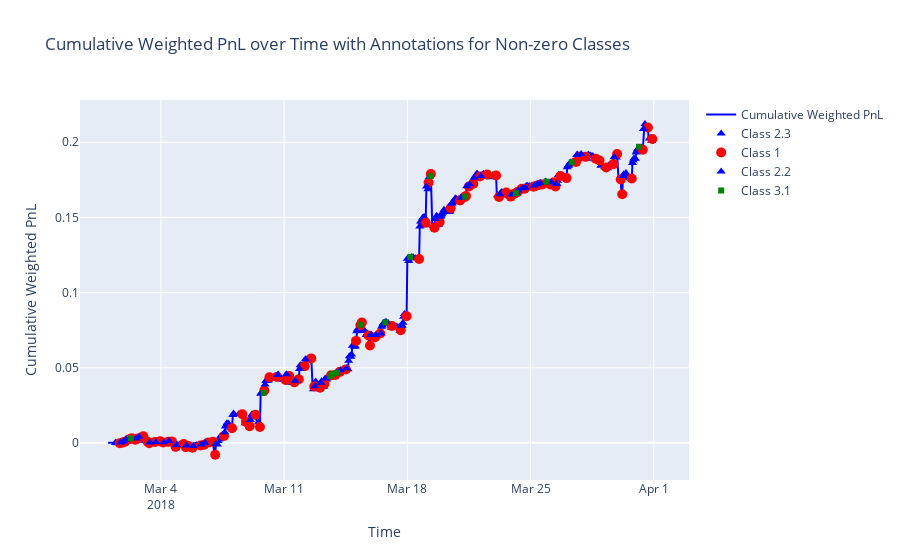

Notebook source saved alongside this figure:
### Code cell
# Define shape and color map for different classes
class_marker_map = {
    '1': {'color': 'red', 'symbol': 'circle', 'size': 10},
    '2.1': {'color': 'blue', 'symbol': 'triangle-up', 'size': 8},
    '2.2': {'color': 'blue', 'symbol': 'triangle-up', 'size': 8},
    '2.3': {'color': 'blue', 'symbol': 'triangle-up', 'size': 8},
    '3.1': {'color': 'green', 'symbol': 'square', 'size': 6},
    '3.2': {'color': 'green', 'symbol': 'square', 'size': 6},
    '3.3': {'color': 'green', 'symbol': 'square', 'size': 6}
}

# Create the plot
fig = go.Figure()

# Add the cumulative weighted PnL line
fig.add_trace(go.Scatter(
    x=strategy_result_copy['ts_hour'],
    y=strategy_result_copy['cumulative_weighted_pnl'],
    mode='lines',
    name='Cumulative Weighted PnL',
    line=dict(color='blue')
))

# Add Class and Weight points to the plot
for class_type in strategy_result_copy['class'].unique():
    if class_type not in class_marker_map:
        continue
    class_df = strategy_result_copy[strategy_result_copy['class'] == class_type]
    marker = class_marker_map[str(class_type)]
    fig.add_trace(go.Scatter(
        x=class_df['ts_hour'],
        y=class_df['cumulative_weighted_pnl'],
        mode='markers',
        name=f'Class {class_type}',
        marker=dict(color=marker['color'], symbol=marker['symbol'], size=marker['size']),
        text=[f"Class: {row['class']}<br>Weight: {row['weight']:.2f}" for index, row in class_df.iterrows()],
        hoverinfo='text'
    ))

# Update layout
fig.update_layout(
    title='Cumulative Weighted PnL over Time with Annotations for Non-zero Classes',
    xaxis_title='Time',
    yaxis_title='Cumulative Weighted PnL',
    # template='plotly_white'
)

# Show the plot
fig.show()

### Figure 1 — Plotly figure (JSON) as saved in the notebook; plotly's stock layout.template omitted (floating-point values rounded to 4 significant figures; data arrays with more than 128 entries replaced by an {"elided": "..."} marker saying what was removed)
{"data": [{"line": {"color": "blue"}, "mode": "lines", "name": "Cumulative Weighted PnL", "type": "scatter", "x": {"elided": "744 str values"}, "y": {"elided": "744 float values"}}, {"hoverinfo": "text", "marker": {"color": "blue", "size": 8, "symbol": "triangle-up"}, "mode": "markers", "name": "Class 2.3", "text": {"elided": "256 str values"}, "type": "scatter", "x": {"elided": "256 str values"}, "y": {"elided": "256 float values"}}, {"hoverinfo": "text", "marker": {"color": "red", "size": 10, "symbol": "circle"}, "mode": "markers", "name": "Class 1", "text": ["Class: 1<br>Weight: 1.00", "Class: 1<br>Weight: 1.00", "Class: 1<br>Weight: 1.00", "Class: 1<br>Weight: 1.00", "Class: 1<br>Weight: 1.00", "Class: 1<br>Weight: 1.00", "Class: 1<br>Weight: 1.00", "Class: 1<br>Weight: 1.00", "Class: 1<br>Weight: 1.00", "Class: 1<br>Weight: 1.00", "Class: 1<br>Weight: 1.00", "Class: 1<br>Weight: 1.00", "Class: 1<br>Weight: 1.00", "Class: 1<br>Weight: 1.00", "Class: 1<br>Weight: 1.00", "Class: 1<br>Weight: 1.00", "Class: 1<br>Weight: 1.00", "Class: 1<br>Weight: 1.00", "Class: 1<br>Weight: 1.00", "Class: 1<br>Weight: 1.00", "Class: 1<br>Weight: 1.00", "Class: 1<br>Weight: 1.00", "Class: 1<br>Weight: 1.00", "Class: 1<br>Weight: 1.00", "Class: 1<br>Weight: 1.00", "Class: 1<br>Weight: 1.00", "Class: 1<br>Weight: 1.00", "Class: 1<br>Weight: 1.00", "Class: 1<br>Weight: 1.00", "Class: 1<br>Weight: 1.00", "Class: 1<br>Weight: 1.00", "Class: 1<br>Weight: 1.00", "Class: 1<br>Weight: 1.00", "Class: 1<br>Weight: 1.00", "Class: 1<br>Weight: 1.00", "Class: 1<br>Weight: 1.00", "Class: 1<br>Weight: 1.00", "Class: 1<br>Weight: 1.00", "Class: 1<br>Weight: 1.00", "Class: 1<br>Weight: 1.00", "Class: 1<br>Weight: 1.00", "Class: 1<br>Weight: 1.00", "Class: 1<br>Weight: 1.00", "Class: 1<br>Weight: 1.00", "Class: 1<br>Weight: 1.00", "Class: 1<br>Weight: 1.00", "Class: 1<br>Weight: 1.00", "Class: 1<br>Weight: 1.00", "Class: 1<br>Weight: 1.00", "Class: 1<br>Weight: 1.00", "Class: 1<br>Weight: 1.00", "Class: 1<br>Weight: 1.00", "Class: 1<br>Weight: 1.00", "Class: 1<br>Weight: 1.00", "Class: 1<br>Weight: 1.00", "Class: 1<br>Weight: 1.00", "Class: 1<br>Weight: 1.00", "Class: 1<br>Weight: 1.00", "Class: 1<br>Weight: 1.00", "Class: 1<br>Weight: 1.00", "Class: 1<br>Weight: 1.00", "Class: 1<br>Weight: 1.00", "Class: 1<br>Weight: 1.00", "Class: 1<br>Weight: 1.00", "Class: 1<br>Weight: 1.00", "Class: 1<br>Weight: 1.00", "Class: 1<br>Weight: 1.00", "Class: 1<br>Weight: 1.00", "Class: 1<br>Weight: 1.00", "Class: 1<br>Weight: 1.00", "Class: 1<br>Weight: 1.00", "Class: 1<br>Weight: 1.00", "Class: 1<br>Weight: 1.00", "Class: 1<br>Weight: 1.00", "Class: 1<br>Weight: 1.00", "Class: 1<br>Weight: 1.00", "Class: 1<br>Weight: 1.00", "Class: 1<br>Weight: 1.00", "Class: 1<br>Weight: 1.00", "Class: 1<br>Weight: 1.00", "Class: 1<br>Weight: 1.00", "Class: 1<br>Weight: 1.00", "Class: 1<br>Weight: 1.00", "Class: 1<br>Weight: 1.00", "Class: 1<br>Weight: 1.00", "Class: 1<br>Weight: 1.00", "Class: 1<br>Weight: 1.00", "Class: 1<br>Weight: 1.00", "Class: 1<br>Weight: 1.00", "Class: 1<br>Weight: 1.00", "Class: 1<br>Weight: 1.00", "Class: 1<br>Weight: 1.00", "Class: 1<br>Weight: 1.00", "Class: 1<br>Weight: 1.00", "Class: 1<br>Weight: 1.00", "Class: 1<br>Weight: 1.00", "Class: 1<br>Weight: 1.00", "Class: 1<br>Weight: 1.00", "Class: 1<br>Weight: 1.00", "Class: 1<br>Weight: 1.00", "Class: 1<br>Weight: 1.00", "Class: 1<br>Weight: 1.00", "Class: 1<br>Weight: 1.00", "Class: 1<br>Weight: 1.00"], "type": "scatter", "x": ["2018-03-01T16:00:00", "2018-03-01T20:00:00", "2018-03-01T23:00:00", "2018-03-02T06:00:00", "2018-03-02T08:00:00", "2018-03-02T13:00:00", "2018-03-02T17:00:00", "2018-03-03T00:00:00", "2018-03-03T06:00:00", "2018-03-03T08:00:00", "2018-03-03T16:00:00", "2018-03-03T23:00:00", "2018-03-04T03:00:00", "2018-03-04T10:00:00", "2018-03-04T15:00:00", "2018-03-04T20:00:00", "2018-03-05T07:00:00", "2018-03-05T10:00:00", "2018-03-05T13:00:00", "2018-03-05T19:00:00", "2018-03-06T06:00:00", "2018-03-06T11:00:00", "2018-03-06T17:00:00", "2018-03-06T23:00:00", "2018-03-07T02:00:00", "2018-03-07T14:00:00", "2018-03-08T01:00:00", "2018-03-08T15:00:00", "2018-03-08T20:00:00", "2018-03-09T01:00:00", "2018-03-09T09:00:00", "2018-03-09T15:00:00", "2018-03-09T21:00:00", "2018-03-10T04:00:00", "2018-03-10T14:00:00", "2018-03-11T02:00:00", "2018-03-11T07:00:00", "2018-03-11T14:00:00", "2018-03-11T20:00:00", "2018-03-12T04:00:00", "2018-03-12T13:00:00", "2018-03-12T17:00:00", "2018-03-13T01:00:00", "2018-03-13T07:00:00", "2018-03-13T16:00:00", "2018-03-13T22:00:00", "2018-03-14T04:00:00", "2018-03-14T12:00:00", "2018-03-15T02:00:00", "2018-03-15T08:00:00", "2018-03-15T10:00:00", "2018-03-15T19:00:00", "2018-03-15T21:00:00", "2018-03-16T04:00:00", "2018-03-16T11:00:00", "2018-03-17T03:00:00", "2018-03-17T15:00:00", "2018-03-17T23:00:00", "2018-03-18T16:00:00", "2018-03-19T01:00:00", "2018-03-19T05:00:00", "2018-03-19T08:00:00", "2018-03-19T13:00:00", "2018-03-19T20:00:00", "2018-03-20T11:00:00", "2018-03-21T00:00:00", "2018-03-21T06:00:00", "2018-03-21T08:00:00", "2018-03-21T12:00:00", "2018-03-21T18:00:00", "2018-03-22T03:00:00", "2018-03-22T13:00:00", "2018-03-23T01:00:00", "2018-03-23T05:00:00", "2018-03-23T15:00:00", "2018-03-23T17:00:00", "2018-03-23T21:00:00", "2018-03-24T02:00:00", "2018-03-24T06:00:00", "2018-03-24T12:00:00", "2018-03-24T16:00:00", "2018-03-25T04:00:00", "2018-03-25T08:00:00", "2018-03-25T12:00:00", "2018-03-25T16:00:00", "2018-03-26T03:00:00", "2018-03-26T08:00:00", "2018-03-26T10:00:00", "2018-03-26T17:00:00", "2018-03-27T01:00:00", "2018-03-27T14:00:00", "2018-03-27T20:00:00", "2018-03-28T03:00:00", "2018-03-28T17:00:00", "2018-03-28T22:00:00", "2018-03-29T07:00:00", "2018-03-29T17:00:00", "2018-03-29T22:00:00", "2018-03-30T03:00:00", "2018-03-30T05:00:00", "2018-03-30T18:00:00", "2018-03-31T09:00:00", "2018-03-31T16:00:00", "2018-03-31T22:00:00"], "y": [-0.0002404, 0.0002091, 0.0008126, 0.002563, 0.00308, 0.002081, 0.00299, 0.004407, 0.0008229, -0.0002184, 0.0005257, 0.001015, 0.0003189, 0.0006812, 0.0009876, -0.002656, -0.0007622, -0.002912, -0.002006, -0.003197, -0.001753, -0.001266, 0.0002329, 0.000722, -0.007901, 0.004546, 0.009772, 0.01901, 0.01397, 0.01102, 0.0187, 0.01051, 0.03481, 0.0436, 0.04381, 0.0418, 0.04455, 0.04026, 0.04232, 0.05106, 0.05619, 0.03749, 0.03662, 0.0393, 0.04492, 0.04521, 0.04725, 0.04887, 0.06786, 0.07825, 0.08016, 0.07145, 0.06476, 0.07033, 0.07281, 0.07778, 0.07499, 0.08426, 0.1223, 0.1464, 0.1732, 0.1789, 0.1431, 0.1469, 0.1561, 0.1613, 0.1635, 0.1643, 0.1706, 0.1724, 0.1772, 0.1785, 0.1779, 0.1636, 0.1665, 0.1655, 0.1638, 0.1658, 0.1668, 0.1691, 0.1691, 0.1704, 0.1711, 0.1718, 0.1719, 0.172, 0.1734, 0.1705, 0.1775, 0.1761, 0.1869, 0.1904, 0.1903, 0.189, 0.1878, 0.1832, 0.1854, 0.1922, 0.1752, 0.1654, 0.1758, 0.195, 0.2098, 0.2021]}, {"hoverinfo": "text", "marker": {"color": "blue", "size": 8, "symbol": "triangle-up"}, "mode": "markers", "name": "Class 2.2", "text": ["Class: 2.2<br>Weight: 0.20", "Class: 2.2<br>Weight: 0.20", "Class: 2.2<br>Weight: 0.20", "Class: 2.2<br>Weight: 0.20", "Class: 2.2<br>Weight: 0.20", "Class: 2.2<br>Weight: 0.20", "Class: 2.2<br>Weight: 0.20", "Class: 2.2<br>Weight: 0.20", "Class: 2.2<br>Weight: 0.20", "Class: 2.2<br>Weight: 0.20", "Class: 2.2<br>Weight: 0.20", "Class: 2.2<br>Weight: 0.20", "Class: 2.2<br>Weight: 0.20", "Class: 2.2<br>Weight: 0.20", "Class: 2.2<br>Weight: 0.20", "Class: 2.2<br>Weight: 0.20", "Class: 2.2<br>Weight: 0.20", "Class: 2.2<br>Weight: 0.20", "Class: 2.2<br>Weight: 0.20", "Class: 2.2<br>Weight: 0.20", "Class: 2.2<br>Weight: 0.20", "Class: 2.2<br>Weight: 0.20", "Class: 2.2<br>Weight: 0.20", "Class: 2.2<br>Weight: 0.20", "Class: 2.2<br>Weight: 0.20", "Class: 2.2<br>Weight: 0.20", "Class: 2.2<br>Weight: 0.20", "Class: 2.2<br>Weight: 0.20", "Class: 2.2<br>Weight: 0.20", "Class: 2.2<br>Weight: 0.20", "Class: 2.2<br>Weight: 0.20", "Class: 2.2<br>Weight: 0.20", "Class: 2.2<br>Weight: 0.20", "Class: 2.2<br>Weight: 0.20", "Class: 2.2<br>Weight: 0.20", "Class: 2.2<br>Weight: 0.20", "Class: 2.2<br>Weight: 0.20", "Class: 2.2<br>Weight: 0.20", "Class: 2.2<br>Weight: 0.20", "Class: 2.2<br>Weight: 0.20", "Class: 2.2<br>Weight: 0.20", "Class: 2.2<br>Weight: 0.20", "Class: 2.2<br>Weight: 0.20", "Class: 2.2<br>Weight: 0.20", "Class: 2.2<br>Weight: 0.20", "Class: 2.2<br>Weight: 0.20", "Class: 2.2<br>Weight: 0.20", "Class: 2.2<br>Weight: 0.20", "Class: 2.2<br>Weight: 0.20", "Class: 2.2<br>Weight: 0.20", "Class: 2.2<br>Weight: 0.20", "Class: 2.2<br>Weight: 0.20", "Class: 2.2<br>Weight: 0.20", "Class: 2.2<br>Weight: 0.20", "Class: 2.2<br>Weight: 0.20", "Class: 2.2<br>Weight: 0.20", "Class: 2.2<br>Weight: 0.20", "Class: 2.2<br>Weight: 0.20", "Class: 2.2<br>Weight: 0.20", "Class: 2.2<br>Weight: 0.20", "Class: 2.2<br>Weight: 0.20", "Class: 2.2<br>Weight: 0.20", "Class: 2.2<br>Weight: 0.20", "Class: 2.2<br>Weight: 0.20", "Class: 2.2<br>Weight: 0.20", "Class: 2.2<br>Weight: 0.20", "Class: 2.2<br>Weight: 0.20", "Class: 2.2<br>Weight: 0.20"], "type": "scatter", "x": ["2018-03-01T17:00:00", "2018-03-01T21:00:00", "2018-03-02T00:00:00", "2018-03-02T14:00:00", "2018-03-02T18:00:00", "2018-03-03T09:00:00", "2018-03-03T17:00:00", "2018-03-04T04:00:00", "2018-03-04T11:00:00", "2018-03-04T21:00:00", "2018-03-05T11:00:00", "2018-03-05T20:00:00", "2018-03-06T07:00:00", "2018-03-06T12:00:00", "2018-03-07T03:00:00", "2018-03-07T15:00:00", "2018-03-08T02:00:00", "2018-03-09T02:00:00", "2018-03-09T16:00:00", "2018-03-09T22:00:00", "2018-03-10T15:00:00", "2018-03-11T03:00:00", "2018-03-11T15:00:00", "2018-03-11T21:00:00", "2018-03-12T05:00:00", "2018-03-12T18:00:00", "2018-03-13T02:00:00", "2018-03-13T08:00:00", "2018-03-13T23:00:00", "2018-03-14T05:00:00", "2018-03-14T13:00:00", "2018-03-15T03:00:00", "2018-03-15T22:00:00", "2018-03-16T05:00:00", "2018-03-16T12:00:00", "2018-03-16T19:00:00", "2018-03-17T16:00:00", "2018-03-18T00:00:00", "2018-03-18T17:00:00", "2018-03-19T02:00:00", "2018-03-19T06:00:00", "2018-03-19T14:00:00", "2018-03-19T21:00:00", "2018-03-20T12:00:00", "2018-03-21T01:00:00", "2018-03-21T09:00:00", "2018-03-21T13:00:00", "2018-03-21T19:00:00", "2018-03-22T04:00:00", "2018-03-23T06:00:00", "2018-03-23T22:00:00", "2018-03-24T03:00:00", "2018-03-24T05:00:00", "2018-03-24T07:00:00", "2018-03-24T13:00:00", "2018-03-24T17:00:00", "2018-03-25T05:00:00", "2018-03-25T09:00:00", "2018-03-25T13:00:00", "2018-03-26T04:00:00", "2018-03-26T11:00:00", "2018-03-27T02:00:00", "2018-03-27T15:00:00", "2018-03-27T21:00:00", "2018-03-29T18:00:00", "2018-03-30T06:00:00", "2018-03-30T19:00:00", "2018-03-31T10:00:00"], "y": [0.0002138, 0.0009391, 0.002231, 0.00294, 0.004135, 0.0002077, 0.0005797, 0.0004695, 0.001201, -0.001337, -0.001787, -0.0021, -0.001102, 0.0001068, -0.0006713, 0.007121, 0.01854, 0.01519, 0.03269, 0.0388, 0.04514, 0.04567, 0.04129, 0.04922, 0.05563, 0.03771, 0.03995, 0.04276, 0.04655, 0.04826, 0.04961, 0.07425, 0.07179, 0.07169, 0.07283, 0.08053, 0.07794, 0.1224, 0.1439, 0.1706, 0.1769, 0.149, 0.1504, 0.1592, 0.1631, 0.1707, 0.1721, 0.1763, 0.1776, 0.1654, 0.1652, 0.1661, 0.1662, 0.1678, 0.1694, 0.1698, 0.1712, 0.1721, 0.1729, 0.1734, 0.1722, 0.1834, 0.1915, 0.1922, 0.1902, 0.1775, 0.1863, 0.2088]}, {"hoverinfo": "text", "marker": {"color": "green", "size": 6, "symbol": "square"}, "mode": "markers", "name": "Class 3.1", "text": ["Class: 3.1<br>Weight: 0.15", "Class: 3.1<br>Weight: 0.15", "Class: 3.1<br>Weight: 0.15", "Class: 3.1<br>Weight: 0.15", "Class: 3.1<br>Weight: 0.15", "Class: 3.1<br>Weight: 0.15", "Class: 3.1<br>Weight: 0.15", "Class: 3.1<br>Weight: 0.15", "Class: 3.1<br>Weight: 0.15", "Class: 3.1<br>Weight: 0.15", "Class: 3.1<br>Weight: 0.15", "Class: 3.1<br>Weight: 0.15", "Class: 3.1<br>Weight: 0.15", "Class: 3.1<br>Weight: 0.15"], "type": "scatter", "x": ["2018-03-02T07:00:00", "2018-03-09T20:00:00", "2018-03-13T15:00:00", "2018-03-13T17:00:00", "2018-03-14T00:00:00", "2018-03-15T09:00:00", "2018-03-16T18:00:00", "2018-03-18T04:00:00", "2018-03-19T07:00:00", "2018-03-21T07:00:00", "2018-03-24T04:00:00", "2018-03-25T22:00:00", "2018-03-27T08:00:00", "2018-03-31T04:00:00"], "y": [0.002906, 0.03334, 0.04445, 0.04575, 0.04656, 0.07864, 0.08017, 0.1237, 0.1774, 0.1639, 0.1661, 0.1738, 0.1866, 0.197]}], "layout": {"title": {"text": "Cumulative Weighted PnL over Time with Annotations for Non-zero Classes"}, "xaxis": {"title": {"text": "Time"}}, "yaxis": {"title": {"text": "Cumulative Weighted PnL"}}}}
